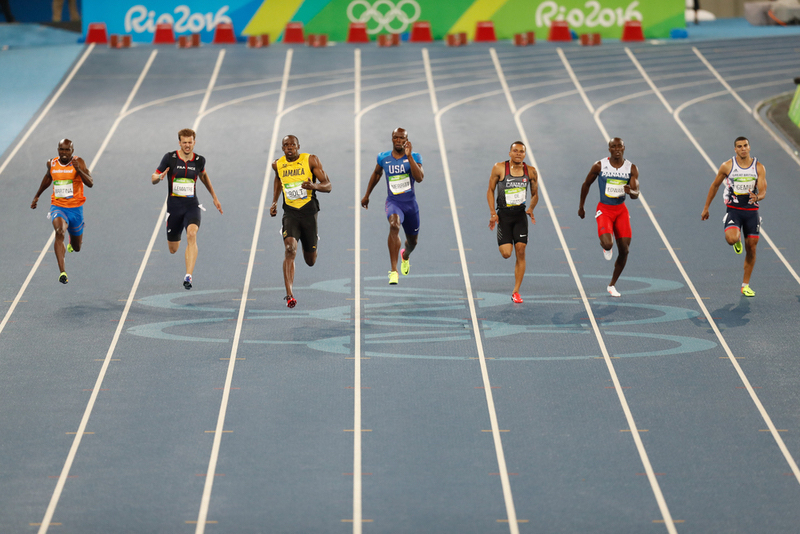
//> input picture LearnOPENCV7D/race.jpg, 800 x 534 px
$ ./day6   (built with g++ and OpenCV 4)
//> lines starting //> are read from the running program, lines starting //| are printed output that depends on the picture
#include<iostream>
#include<opencv2/highgui.hpp>
#include<opencv2/imgproc.hpp>
#include"opencv2/objdetect.hpp"
#include<opencv2/ml.hpp>


using namespace cv::ml;
using namespace cv;
using namespace std;

int main() {
	//the param should be noticed!!!
	// I wasted 10  hours because it!
	HOGDescriptor hogDefault(
		Size(64, 128),
		Size(16, 16),
		Size(8, 8),
		Size(8, 8),
		9, 0, -1, 0,0.2, 1, 64, 0
	);

	vector<float> svmDetectorDefault = hogDefault.getDefaultPeopleDetector();
	hogDefault.setSVMDetector(svmDetectorDefault);

	float finalHeight = 800.0;

	String imagePath = "race.jpg";
	Mat im = imread(imagePath, IMREAD_COLOR);
//> im is the input picture: 534 rows x 800 cols, CV_8UC3; mean B, G, R 138.4, 139, 131.5

	if (im.empty())
	{
		cout << "Open Image error!\n";
		return 1;
	}
	float finalWidth = (finalHeight  *  im.cols) / im.rows;
//> finalWidth = 1198.5

	resize(im, im, Size(finalWidth, finalHeight));
//> im: 800 rows x 1198 cols, CV_8UC3


	vector<Rect> bboxes;
	vector<double> weights;

	float hitThresthond = 1.0;
	Size winStride = Size(8, 8);
	Size padding = Size(32, 32);
	float scale = 1.05;
	float finalThresthold = 2;
	bool useMeanshifGrouping = 0;

	hogDefault.detectMultiScale(im, bboxes, weights, 0, winStride, padding, scale, finalThresthold, useMeanshifGrouping);
//> bboxes = 11 Rects (x, y, width, height), first 8: [294, 0, 81, 147], [52, 296, 75, 150], [481, 0, 107, 161], [158, 0, 102, 191], [528, 174, 140, 280], [29, 183, 135, 270], [859, 181, 121, 241], [696, 182, 147, 293]; weights = [2.06, 1.21, 1.33, 0.702, 1.71, 0.595, 0.399, 0.767, 1.07, 0.299, 1.44]

	if (!bboxes.empty())
	{
		cout << "Default Detector :: pedestrians detected:" << bboxes.size() << endl;
//| Default Detector :: pedestrians detected:11
		vector<Rect>::const_iterator loc = bboxes.begin();
		vector<Rect>::const_iterator end = bboxes.end();
		for (; loc != end; ++loc)
		{
			rectangle(im, *loc, Scalar(0, 255, 0), 2);
		}
//> this loop made 11 passes
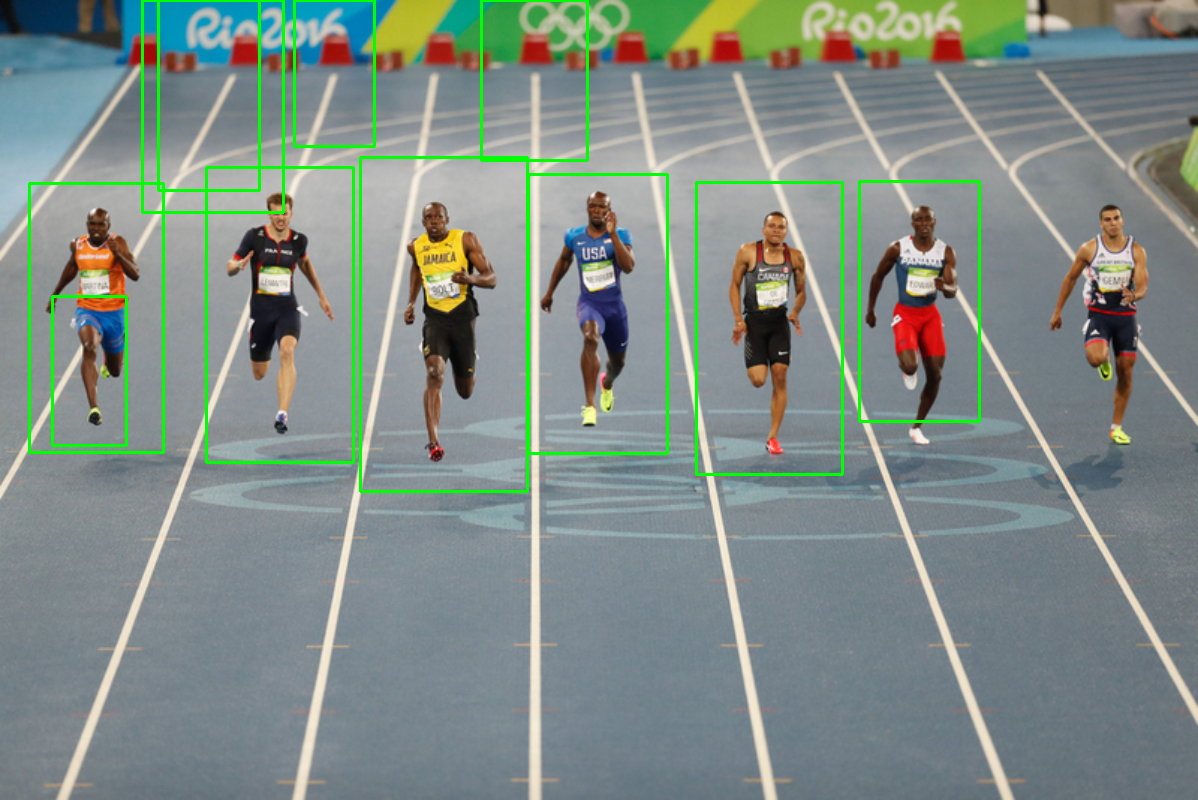
//> im: 800 rows x 1198 cols, CV_8UC3; mean B, G, R 134.7, 141.2, 128
	}

	imshow("pedestrians", im);
	imwrite("result_pedestrians.jpg", im);
	waitKey(0);

	return 0;
}
